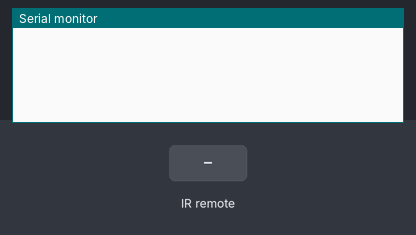
Recording of a sketch running on a simulated Arduino Uno, built with avr-gcc and run on an emulated ATmega328P. Shown: the last lines printed to the serial monitor. The test bench sets the inputs (shaded band).

Above: at 1.2 s.
1.3 s: infrared code 0xFFA25D received
At 2.5 s:
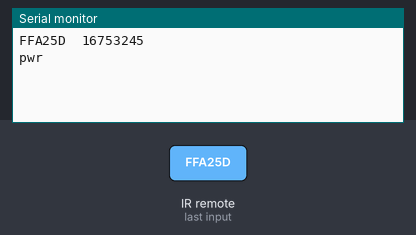
2.8 s: infrared code 0xFF629D received
At 3.8 s:
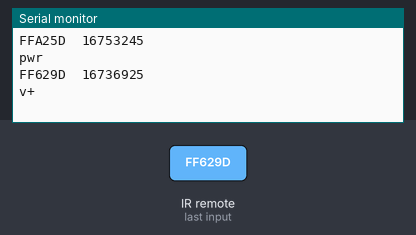
4.3 s: infrared code 0xFFE21D received
At 4.9 s:
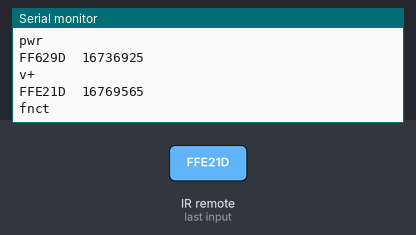
5.8 s: infrared code 0xFF22DD received
At 7.0 s:
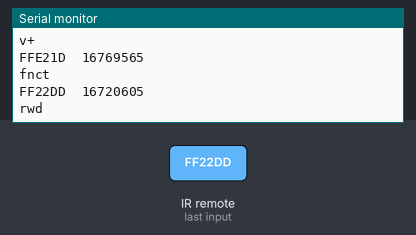
7.3 s: infrared code 0xFF02FD received
At 8.4 s:
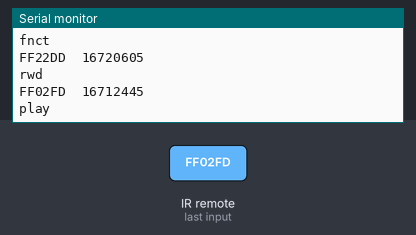
8.8 s: infrared code 0xFFC23D received
At 9.5 s:
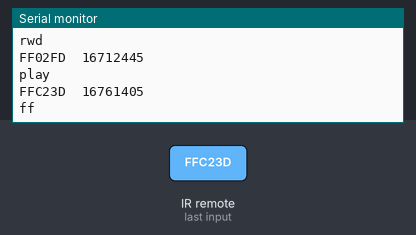

The sketch:

irRemote.ino.ino
```cpp
#include <IRremote.h>

  int rcvrPin = 3;
    IRrecv IR(rcvrPin);
    decode_results cmd;
    String myCom;

   int dt = 500;

void setup() {
  Serial.begin(9600);
  IR.enableIRIn();
}

void loop() {
  while(IR.decode(&cmd)==0){
  }
  Serial.print(cmd.value,HEX);
  Serial.print("  ");
  Serial.println(cmd.value);

  if(cmd.value==0xFFA25D){
    myCom="pwr";
  }
  if(cmd.value==0xFF629D){
    myCom="v+";
  }
  if(cmd.value==0xFFE21D){
    myCom="fnct";
  }
  if(cmd.value==0xFF22DD){
    myCom="rwd";
  }
  if(cmd.value==0xFF02FD){
    myCom="play";
  }
  if(cmd.value==0xFFC23d){
    myCom="ff";
  }
  if(cmd.value==0xFFE01F){
    myCom="down";
  }
  if(cmd.value==0xFFA857){
    myCom="v-";
  }
  if(cmd.value==0xFF906F){
    myCom="up";
  }
  if(cmd.value==0xFF6897){
    myCom="zero";
  }
  if(cmd.value==0xFF9867){
    myCom="eq";
  }
  if(cmd.value==0xFFB04F){
    myCom="st";
  }
  if(cmd.value==0xFF30CF){
    myCom="one";
  }
  if(cmd.value==0xFF18E7){
    myCom="two";
  }
  if(cmd.value==0xFF7A85){
    myCom="three";
  }
  if(cmd.value==0xFF10EF){
    myCom="four";
  }
  if(cmd.value==0xFF38C7){
    myCom="five";
  }
  if(cmd.value==0xFF5AA5){
    myCom="six";
  }
  if(cmd.value==0xFF42BD){
    myCom="seven";
  }
  if(cmd.value==0xFF4AB5){
    myCom="eight";
  }
  if(cmd.value==0xFF52AD){
    myCom="nine";
  }

  Serial.println(myCom);

  delay(dt);
  IR.resume();
}
```

Measured:
- after the input at 1.3 s, the serial monitor: prints a new line at once (image 1)
- after the input at 2.8 s, the serial monitor: prints a new line at once (image 2)
- after the input at 4.3 s, the serial monitor: prints a new line at once (image 3)
- after the input at 5.8 s, the serial monitor: prints a new line at once (image 4)
- after the input at 7.3 s, the serial monitor: prints a new line at once (image 5)
- after the input at 8.8 s, the serial monitor: prints a new line at once (image 6)
